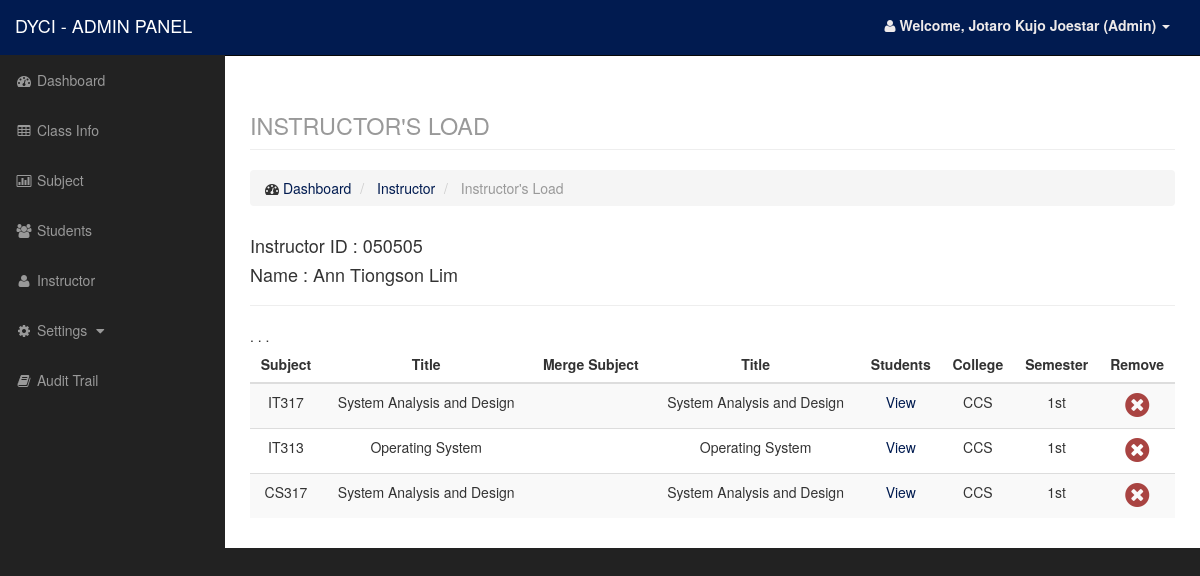
Screenshot of /admin/teacherload.php?id=1 (signed in) with the database file from the repository.
### tables this page shows
CREATE TABLE `teacher` (
  `id` int(11) NOT NULL,
  `teachid` varchar(100) NOT NULL,
  `fname` varchar(50) NOT NULL,
  `midname` varchar(50) NOT NULL,
  `lname` varchar(50) NOT NULL,
  `college` varchar(100) NOT NULL
);

CREATE TABLE `class` (
  `id` int(11) NOT NULL,
  `course` varchar(250) NOT NULL,
  `year` varchar(50) NOT NULL,
  `section` varchar(2) NOT NULL,
  `college` varchar(100) NOT NULL,
  `sem` varchar(50) NOT NULL,
  `teacher` varchar(50) NOT NULL,
  `subject` varchar(50) NOT NULL,
  `mergesubject` varchar(50) NOT NULL,
  `SY` varchar(50) NOT NULL
);

CREATE TABLE `subject` (
  `id` int(11) NOT NULL,
  `code` varchar(50) NOT NULL,
  `title` varchar(50) NOT NULL,
  `college` varchar(50) NOT NULL,
  `category` varchar(100) NOT NULL,
  `type` varchar(100) NOT NULL,
  `unit` int(1) NOT NULL
);

### admin/data/teacher_model.php (called while the page is built, shortened)
<?php
$teacher = new Datateacher();
class Datateacher
{
    function getteacherbyid($id)
    {
        $q = "select * from teacher where id=$id";
        $r = mysql_query($q);
        return $r;
    }
}

### admin/data/data_model.php (called while the page is built, shortened)
<?php
$data = new Data();
class Data
{
    function getsubjectbycode($code)
    {
        $q = "select * from subject where code='$code'";
        $r = mysql_query($q);
        $data = mysql_fetch_array($r);
        return $data;
    }
}

### admin/teacherload.php (the view)
<?php
    include('include/header.php');
    include('include/sidebar.php');
    include('data/teacher_model.php');
    include('data/data_model.php');
    $id = $_GET['id'];
    $teacher = $teacher->getteacherbyid($id);
?>
<div id="page-wrapper">
    <div class="container-fluid">
        <div class="row">
            <div class="col-lg-12">
                <h1 class="page-header">
                    <small>INSTRUCTOR'S LOAD</small>
                </h1>
                <ol class="breadcrumb">
                    <li>
                        <i class="fa fa-dashboard"></i> <a href="index.php">Dashboard</a>
                    </li>
                    <li>
                        <a href="teacherlist.php">Instructor</a>
                    </li>
                    <li class="active">
                    Instructor's Load
                    </li>
                </ol>
            </div>
        </div>
        <div class="row">
            <div class="col-lg-12">
                <?php while($row = mysql_fetch_array($teacher)): ?>
                <h4>Instructor ID : <?php echo $row['teachid']; ?></h4>
                <h4>Name : <?php echo $row['fname'].' '.$row['midname'].' '.$row['lname']; ?></h4>
                <?php endwhile; ?>
                <hr />
                <div class="table-responsive">
                <table class="table table-striped">
                    <thead>
                        <tr>
                            <th class="text-center">Subject</th>
                            <th class="text-center">Title</th>
                            <th class="text-center">Merge Subject</th>
                            <th class="text-center">Title</th>
                            <th class="text-center">Students</th>
                            <th class="text-center">College</th>
                            <th class="text-center">Semester</th>
                            <th class="text-center">Remove</th>
                        </tr>
                    </thead>
                    <tbody>
<?php
    $r1 = mysql_query("select * from class where teacher=$id");
    while($row = mysql_fetch_array($r1)):?>
            <tr>
                <td class="text-center"><?php echo $row['subject'];?></td>
                <?php $title = $data->getsubjectbycode($row['subject']); ?>
                <td class="text-center"><?php echo $title['title'];?></td>.
                <?php $mergetitle = $data->getsubjectbycode($row['subject']); ?>
                <td class="text-center"><?php echo $row['mergesubject'];?></td>
                <td class="text-center"><?php echo $mergetitle['title'];?></td>
                <td class="text-center"><a href="classstudent.php?classid=<?php echo $row['id']?>" target="_blank">View</a></td>
                <td class="text-center"><?php echo $row['college']?></td>
                <td class="text-center"><?php echo $row['sem']?></td>
                <td class="text-center"><a href="data/teacher_model.php?q=removesubject&teachid=<?php echo $id;?>&classid=<?php echo $row['id']; ?>"><i class="fa fa-times-circle text-danger fa-2x confirmation"></i></a></td>
            </tr>
    <?php endwhile;
?>
                    </tbody>
                </table>
            </div>
            </div>
        </div>
    </div>
</div>
<?php include('include/footer.php');

### css/sb-admin.css (style rules this page uses)
body { margin-top: 100px; background-color: #222; }
@media (min-width:768px) { body { margin-top: 50px; } }
#page-wrapper { width: 100%; padding: 0; background-color: #fff; }
@media (min-width:768px) { #page-wrapper { padding: 10px; } }

### rows the page displays
teacher: teachid "050505", fname "Ann", midname "Tiongson", lname "Lim"
class: subject "IT317", subject.title "System Analysis and Design", college "CCS", sem "1st"
class: subject "IT313", subject.title "Operating System", college "CCS", sem "1st"
class: subject "CS317", subject.title "System Analysis and Design", college "CCS", sem "1st"

### other values shown
$_SESSION['name'] "Jotaro Kujo Joestar"
